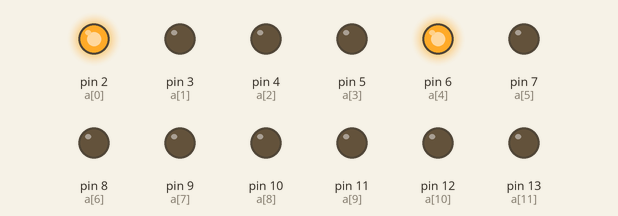
This sketch was run on a simulated Arduino Uno, built with avr-gcc and run on an emulated ATmega328P. On the bench: output pins drawn as LEDs (lit = HIGH).

Above: at 8.2 s.
At 11.0 s:
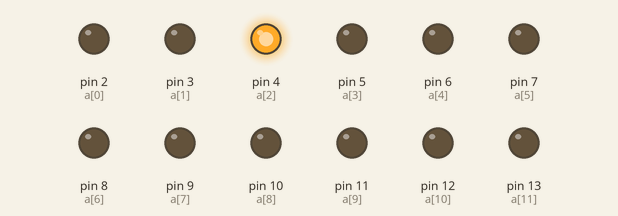
At 13.4 s:
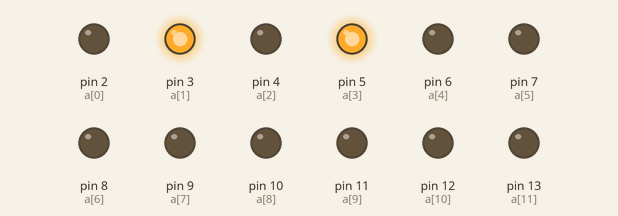
At 19.0 s:
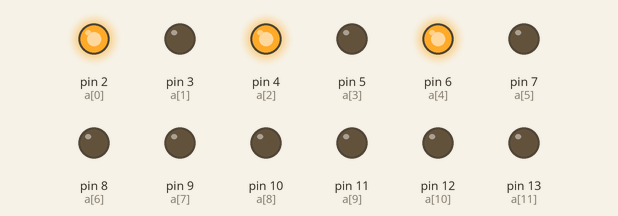
At 26.5 s:
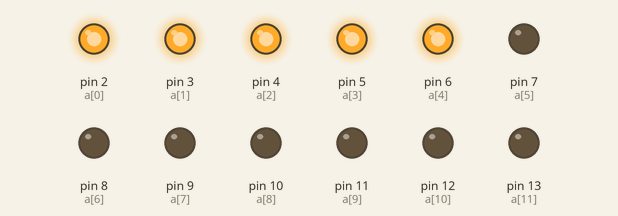
At 34.3 s:
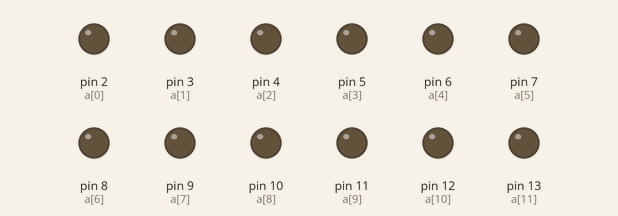
Timing chart, 0 to 40.0 s (numbered marks = the images above):
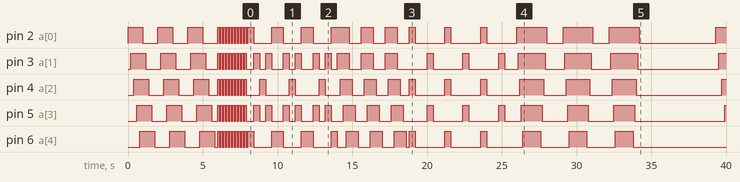

The sketch:

led_patterns.ino
```cpp
const int a[12]={2,3,4,5,6,7,8,9,10,11,12,13};


void setup(){

  for(int i=0;i<12;i++){
    pinMode(a[i],OUTPUT);

  }


}
void loop(){
int k=0;

while(k<3){
for(int i=0;i<5;i++){
   digitalWrite(a[i],HIGH);
   delay(200);

}
  for(int i=0;i<5;i++){
    digitalWrite(a[i],LOW);
delay(200);
  }
  k++;


}


  int l=0;
  while(l<10){

  for(int i=0;i<5;i++){
    digitalWrite(a[i],HIGH);
  }

  delay(100);
    for(int i=0;i<5;i++){
    digitalWrite(a[i],LOW);

  }
      delay(100);
  l++;
  }


int o=0;
while(o<3){

int g=4;
   for(int i=0;i<5;i++){
    digitalWrite(a[i],HIGH);
     digitalWrite(a[g],HIGH);
     delay(400);
      digitalWrite(a[i],LOW);
     digitalWrite(a[g],LOW);
     g--;


   }
o++;

}


int m=0;

while(m<3){
  for(int i=0;i<4;i++){
    digitalWrite(a[i],HIGH);
     digitalWrite(a[i+1],HIGH);
     delay(200);

  }
    for(int i=0;i<4;i++){
    digitalWrite(a[i],LOW);
     digitalWrite(a[i+1],LOW);
     delay(200);

  }
  m++;
  }


    int q=0;

  while(q<3){

  for(int i=0;i<5;i++){
    if(i%2==0){
      digitalWrite(a[i],HIGH);
    }


  }
  delay(400);
    for(int i=0;i<5;i++){
    if(i%2==0){
      digitalWrite(a[i],LOW);
    }

  }


delay(800);

  for(int i=0;i<5;i++){
    if(i%2!=0){
      digitalWrite(a[i],HIGH);
    }


  }
  delay(400);

    for(int i=0;i<5;i++){
    if(i%2!=0){
      digitalWrite(a[i],LOW);
    }

  }

  delay(800);
  q++;
  }


  int p=0;
  while(p<3){

  for(int i=0;i<5;i++){
    digitalWrite(a[i],HIGH);
    delay(100);
  }

delay(1000);

    for(int i=5;i>=0;i--){
    digitalWrite(a[i],LOW);
      delay(100);

  }
  delay(1000);

  p++;
  }


  delay(4000);


}
```

Measured:
- by itself, pin 2 (a[0]): LOW → HIGH at 0.00 s, → LOW 1.0 s later, → HIGH 1.0 s later, → LOW 1.0 s later, … (51 changes in this stretch)
- by itself, pin 3 (a[1]): LOW → HIGH at 0.20 s, → LOW 1.0 s later, → HIGH 1.0 s later, → LOW 1.0 s later, … (57 changes in this stretch)
- by itself, pin 4 (a[2]): LOW → HIGH at 0.40 s, → LOW 1.0 s later, → HIGH 1.0 s later, → LOW 1.0 s later, … (51 changes in this stretch)
- by itself, pin 5 (a[3]): LOW → HIGH at 0.60 s, → LOW 1.0 s later, → HIGH 1.0 s later, → LOW 1.0 s later, … (57 changes in this stretch)
- by itself, pin 6 (a[4]): LOW → HIGH at 0.80 s, → LOW 1.0 s later, → HIGH 1.0 s later, → LOW 1.0 s later, … (52 changes in this stretch)
